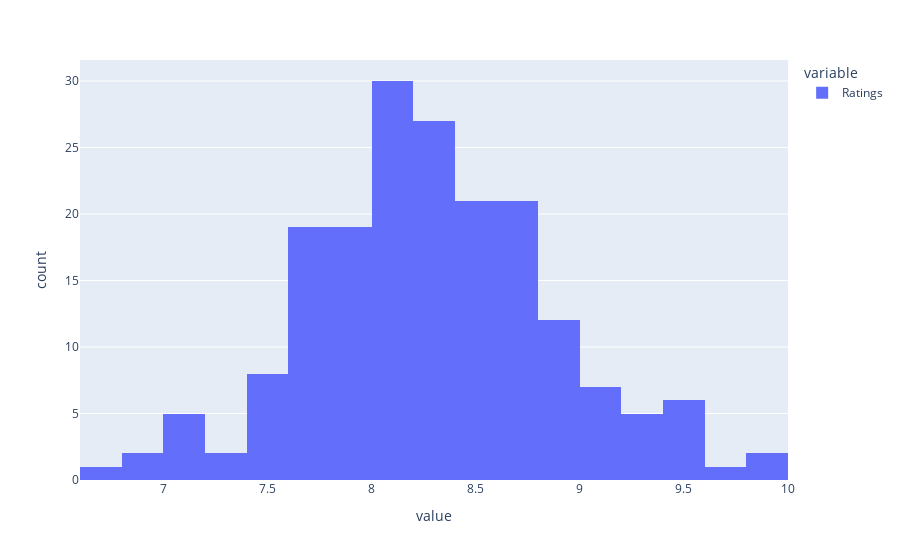

The cell this chart's notebook holds for it:
### Markdown cell above
- Histogram for Rating

### Code cell
px.histogram(office_df['Ratings'])

### Figure 1 — Plotly figure (JSON) as saved in the notebook; plotly's stock layout.template omitted (floating-point values rounded to 4 significant figures; data arrays with more than 128 entries replaced by an {"elided": "..."} marker saying what was removed)
{"data": [{"alignmentgroup": "True", "bingroup": "x", "hovertemplate": "variable=Ratings<br>value=%{x}<br>count=%{y}<extra></extra>", "legendgroup": "Ratings", "marker": {"color": "#636efa", "pattern": {"shape": ""}}, "name": "Ratings", "offsetgroup": "Ratings", "orientation": "v", "showlegend": true, "type": "histogram", "x": {"elided": "188 float values"}, "xaxis": "x", "yaxis": "y"}], "layout": {"barmode": "relative", "legend": {"title": {"text": "variable"}, "tracegroupgap": 0}, "margin": {"t": 60}, "xaxis": {"anchor": "y", "domain": [0, 1], "title": {"text": "value"}}, "yaxis": {"anchor": "x", "domain": [0, 1], "title": {"text": "count"}}}}
